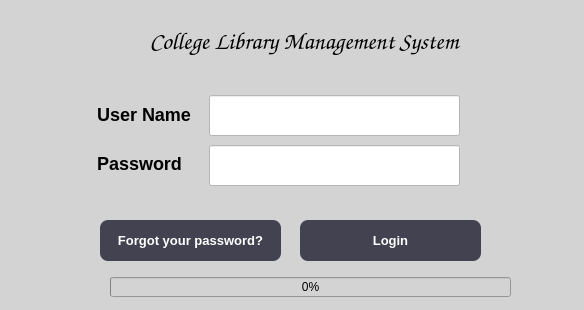
<?xml version="1.0" encoding="UTF-8"?>
<ui version="4.0">
 <class>Form</class>
 <widget class="QWidget" name="Form">
  <property name="windowModality">
   <enum>Qt::NonModal</enum>
  </property>
  <property name="geometry">
   <rect>
    <x>0</x>
    <y>0</y>
    <width>584</width>
    <height>310</height>
   </rect>
  </property>
  <property name="minimumSize">
   <size>
    <width>584</width>
    <height>266</height>
   </size>
  </property>
  <property name="maximumSize">
   <size>
    <width>584</width>
    <height>366</height>
   </size>
  </property>
  <property name="contextMenuPolicy">
   <enum>Qt::NoContextMenu</enum>
  </property>
  <property name="windowTitle">
   <string>Login</string>
  </property>
  <property name="windowIcon">
   <iconset>
    <normaloff>../images/icon.ico</normaloff>../images/icon.ico</iconset>
  </property>
  <property name="styleSheet">
   <string notr="true">background-color:lightgray;</string>
  </property>
  <widget class="QLabel" name="label">
   <property name="geometry">
    <rect>
     <x>86</x>
     <y>99</y>
     <width>121</width>
     <height>31</height>
    </rect>
   </property>
   <property name="statusTip">
    <string/>
   </property>
   <property name="styleSheet">
    <string notr="true">background-color:none;</string>
   </property>
   <property name="frameShadow">
    <enum>QFrame::Plain</enum>
   </property>
   <property name="lineWidth">
    <number>1</number>
   </property>
   <property name="text">
    <string>&lt;h2&gt;User Name &lt;/h2&gt;</string>
   </property>
   <property name="alignment">
    <set>Qt::AlignCenter</set>
   </property>
   <property name="wordWrap">
    <bool>false</bool>
   </property>
   <property name="margin">
    <number>0</number>
   </property>
   <property name="indent">
    <number>-1</number>
   </property>
  </widget>
  <widget class="QLineEdit" name="user_name">
   <property name="geometry">
    <rect>
     <x>209</x>
     <y>95</y>
     <width>251</width>
     <height>41</height>
    </rect>
   </property>
   <property name="toolTip">
    <string>Enter The User Name</string>
   </property>
   <property name="styleSheet">
    <string notr="true">background-color:white;</string>
   </property>
  </widget>
  <widget class="QLineEdit" name="password">
   <property name="geometry">
    <rect>
     <x>209</x>
     <y>145</y>
     <width>251</width>
     <height>41</height>
    </rect>
   </property>
   <property name="toolTip">
    <string>Enter The Password</string>
   </property>
   <property name="styleSheet">
    <string notr="true">background-color:white;</string>
   </property>
   <property name="echoMode">
    <enum>QLineEdit::Password</enum>
   </property>
   <property name="cursorMoveStyle">
    <enum>Qt::LogicalMoveStyle</enum>
   </property>
  </widget>
  <widget class="QLabel" name="label_2">
   <property name="geometry">
    <rect>
     <x>97</x>
     <y>153</y>
     <width>101</width>
     <height>21</height>
    </rect>
   </property>
   <property name="styleSheet">
    <string notr="true">background-color:none;</string>
   </property>
   <property name="text">
    <string>&lt;h2&gt;Password &lt;/h2&gt;</string>
   </property>
  </widget>
  <widget class="QPushButton" name="login_btn">
   <property name="geometry">
    <rect>
     <x>300</x>
     <y>220</y>
     <width>181</width>
     <height>41</height>
    </rect>
   </property>
   <property name="styleSheet">
    <string notr="true">width:100%;
height:48px;
background-color:#424251;
color:white;
border:1 px SOLID white;
border-radius:8px;
font-weight:900;
font-size:13px;</string>
   </property>
   <property name="text">
    <string>Login</string>
   </property>
   <property name="icon">
    <iconset theme="login">
     <normaloff>.</normaloff>.</iconset>
   </property>
  </widget>
  <widget class="QLabel" name="label_3">
   <property name="geometry">
    <rect>
     <x>110</x>
     <y>26</y>
     <width>388</width>
     <height>31</height>
    </rect>
   </property>
   <property name="font">
    <font>
     <family>Comic Sans MS</family>
    </font>
   </property>
   <property name="styleSheet">
    <string notr="true">background-color:none;</string>
   </property>
   <property name="text">
    <string>&lt;html&gt;&lt;head/&gt;&lt;body&gt;&lt;p align=&quot;center&quot;&gt;&lt;span style=&quot; font-size:xx-large; font-weight:600;&quot;&gt;College Library Management System&lt;/span&gt;&lt;/p&gt;&lt;/body&gt;&lt;/html&gt;</string>
   </property>
  </widget>
  <widget class="QLabel" name="label_4">
   <property name="geometry">
    <rect>
     <x>212</x>
     <y>71</y>
     <width>241</width>
     <height>16</height>
    </rect>
   </property>
   <property name="styleSheet">
    <string notr="true">background-color:none;
color:red;</string>
   </property>
   <property name="text">
    <string/>
   </property>
  </widget>
  <widget class="QPushButton" name="forgot_password">
   <property name="geometry">
    <rect>
     <x>100</x>
     <y>220</y>
     <width>181</width>
     <height>41</height>
    </rect>
   </property>
   <property name="styleSheet">
    <string notr="true">width:100%;
height:48px;
background-color:#424251;
color:white;
border:1 px SOLID white;
border-radius:8px;
font-weight:900;
font-size:13px;</string>
   </property>
   <property name="text">
    <string>Forgot your password?</string>
   </property>
  </widget>
  <widget class="QLabel" name="login_status_lable">
   <property name="geometry">
    <rect>
     <x>211</x>
     <y>70</y>
     <width>251</width>
     <height>16</height>
    </rect>
   </property>
   <property name="styleSheet">
    <string notr="true">color:red;
background-color:none;</string>
   </property>
   <property name="text">
    <string/>
   </property>
  </widget>
  <widget class="QProgressBar" name="progressBar">
   <property name="geometry">
    <rect>
     <x>110</x>
     <y>277</y>
     <width>401</width>
     <height>20</height>
    </rect>
   </property>
   <property name="autoFillBackground">
    <bool>false</bool>
   </property>
   <property name="styleSheet">
    <string notr="true"/>
   </property>
   <property name="value">
    <number>0</number>
   </property>
  </widget>
 </widget>
 <resources/>
 <connections/>
</ui>
